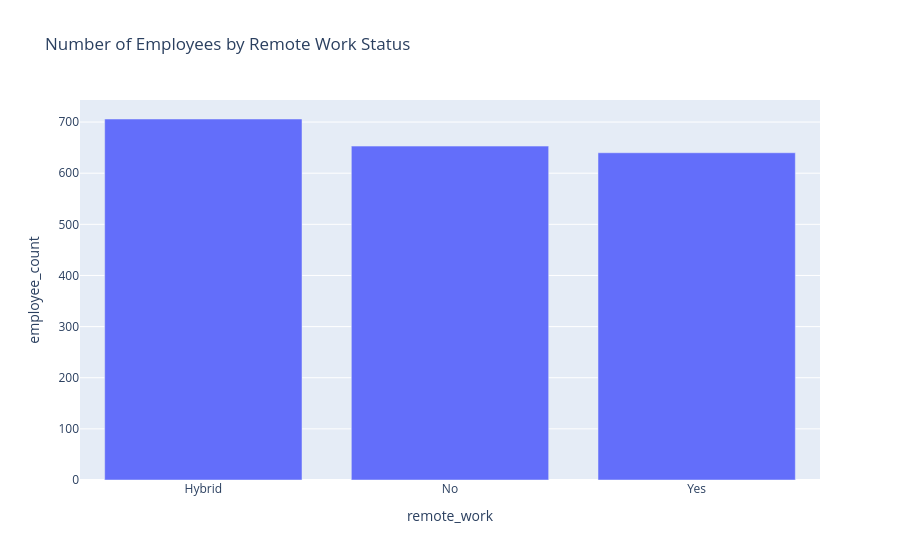

The cell this chart's notebook holds for it:
### Code cell
fig = px.bar(
    remote_counts,
    x="remote_work",
    y="employee_count",
    title="Number of Employees by Remote Work Status"
)
fig.show()

### Figure 1 — Plotly figure (JSON) as saved in the notebook; plotly's stock layout.template omitted (floating-point values rounded to 4 significant figures)
{"data": [{"hovertemplate": "remote_work=%{x}<br>employee_count=%{y}<extra></extra>", "legendgroup": "", "marker": {"color": "#636efa", "pattern": {"shape": ""}}, "name": "", "orientation": "v", "showlegend": false, "textposition": "auto", "type": "bar", "x": ["Hybrid", "No", "Yes"], "xaxis": "x", "y": [706, 653, 640], "yaxis": "y"}], "layout": {"barmode": "relative", "legend": {"tracegroupgap": 0}, "title": {"text": "Number of Employees by Remote Work Status"}, "xaxis": {"anchor": "y", "domain": [0, 1], "title": {"text": "remote_work"}}, "yaxis": {"anchor": "x", "domain": [0, 1], "title": {"text": "employee_count"}}}}
